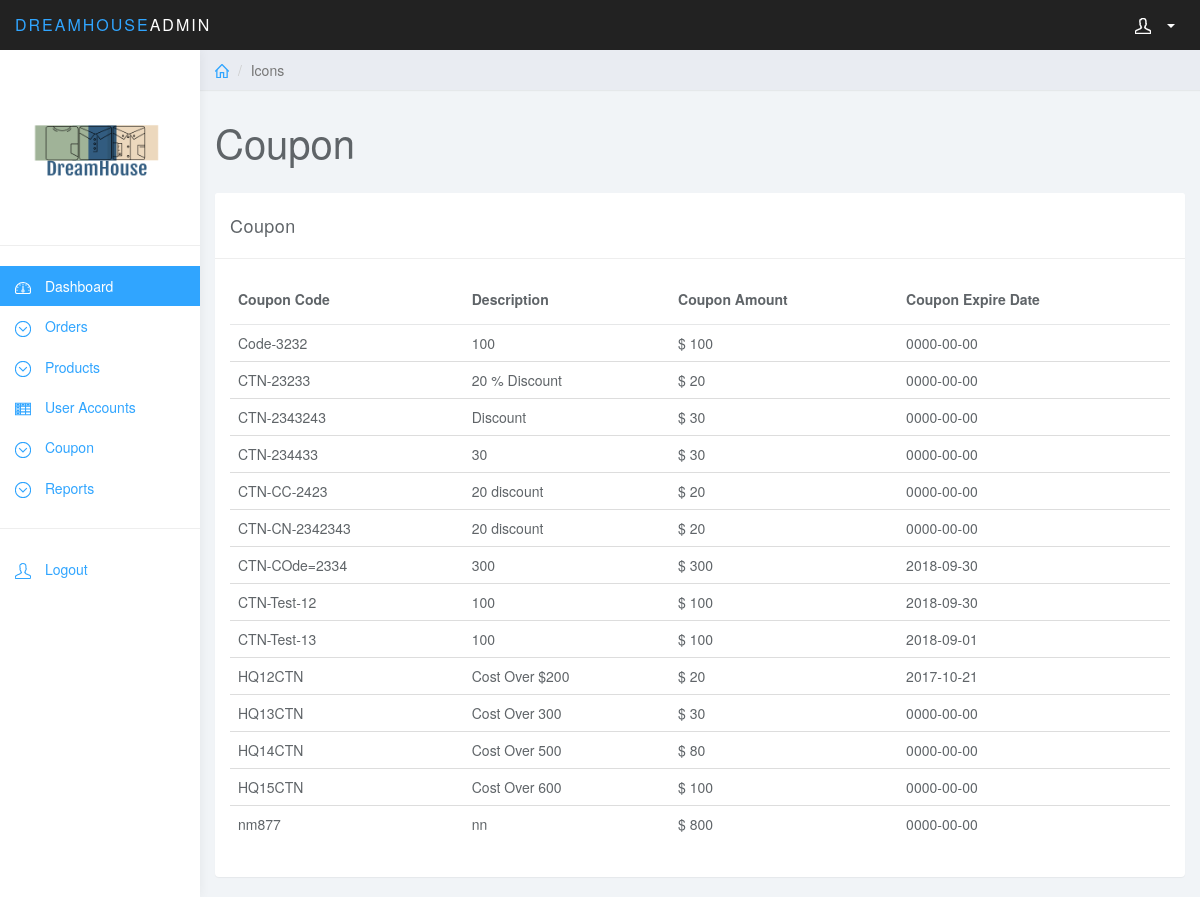
/admin/coupon.php, run on the app's committed database.
### tables this page shows
CREATE TABLE `coupon` (
  `coupon_code` varchar(255) NOT NULL,
  `description` text NOT NULL,
  `coupon_amount` int(11) NOT NULL,
  `coupon_expire_date` date NOT NULL
);

### functions.php (called while the page is built, shortened)
<?php
	function get($query,$conn){
		try{
			$stmt = $conn->prepare($query);
			$stmt->execute();
			return $stmt;
		}catch(PDOException $e){
			$e->getMessage();
		}
	}
?>

### admin/coupon.php (the view, shortened to what this page needs)
<?php
require '../functions.php';
$conn = connect();
if($conn){
	$query = 'Select * from coupon';
	$res = get($query,$conn);
}
?>
<!DOCTYPE html>
<html>
<head>
<link href="css/bootstrap.min.css" rel="stylesheet">
<link href="css/datepicker3.css" rel="stylesheet">
<link href="css/styles.css" rel="stylesheet">
</head>
<body>
	<?php include 'sidebar.php'; ?>
	<div class="col-sm-9 col-sm-offset-3 col-lg-10 col-lg-offset-2 main">
		<div class="row">
			<ol class="breadcrumb">
				<li><a href="#"><svg class="glyph stroked home"><use xlink:href="#stroked-home"></use></svg></a></li>
				<li class="active">Icons</li>
			</ol>
		</div>
		<div class="row">
			<div class="col-lg-12">
				<h1 class="page-header">Coupon</h1>
			</div>
		</div>
		<div class="row">
			<div class="col-md-12">
				<div class="panel panel-default">
					<div class="panel-heading">Coupon</div>
					<div class="panel-body">
						<table class="table">
						    <thead>
						    <tr>
						      	<th>Coupon Code</th>
						      	<th>Description</th>
						      	<th>Coupon Amount</th>
						      	<th>Coupon Expire Date</th>
						    </tr>
						    </thead>
						    <tbody>
						    	<?php while($row = $res->fetch()): ?>
						    	<tr>
						    		<td>
						    			<?= $row['coupon_code']; ?>
						    		</td>
						    		<td>
						    			<?= $row['description']; ?>
						    		</td>
						    		<td>
						    			$ <?= $row['coupon_amount']; ?>
						    		</td>
						    		<td>
						    			<?= $row['coupon_expire_date']; ?>
						    		</td>
						    	</tr>
						    <?php endwhile; ?>
						    </tbody>
						</table>
					</div>
				</div>
			</div>
		</div>
	</div>
</body>
</html>

### admin/css/styles.css (style rules this page uses)
body { background: #f1f4f7; padding-top: 50px; color: #5f6468; }
a, a:hover, a:focus { color: #30a5ff; }
h1, h2, h3, h4, h5, h6 { color: #5f6468; }
h1 { font-weight: 300; font-size: 40px; }
.panel { border: 0; }
.panel-heading { font-size: 18px; font-weight: 300; letter-spacing: 0.025em; height: 66px; line-height: 45px; }
.panel-default .panel-heading { background: #fff; border-bottom: 1px solid #eee; color: #5f6468; }
.breadcrumb { border-radius: 0; padding: 10px 15px; background: #e9ecf2; box-shadow: 0 1px 1px rgba(0, 0, 0, .05); margin: 0 ; }
h1.page-header { margin-top: 30px; border-bottom: 0; }
.table { background: #fff; }
.table>thead>tr>th { border-bottom: 1px solid #e6e7e8; vertical-align: middle; height: 50px; }
.breadcrumb .glyph { height: 14px; width: 14px; margin: -2px 0 0 0; stroke-width: 4px; }

### data on the page
coupon: coupon_code "Code-3232", description "100", coupon_amount "100", coupon_expire_date "0000-00-00"
coupon: coupon_code "CTN-23233", description "20 % Discount", coupon_amount "20", coupon_expire_date "0000-00-00"
coupon: coupon_code "CTN-2343243", description "Discount", coupon_amount "30", coupon_expire_date "0000-00-00"
coupon: coupon_code "CTN-234433", description "30", coupon_amount "30", coupon_expire_date "0000-00-00"
coupon: coupon_code "CTN-CC-2423", description "20 discount", coupon_amount "20", coupon_expire_date "0000-00-00"
coupon: coupon_code "CTN-CN-2342343", description "20 discount", coupon_amount "20", coupon_expire_date "0000-00-00"
coupon: coupon_code "CTN-COde=2334", description "300", coupon_amount "300", coupon_expire_date "2018-09-30"
coupon: coupon_code "CTN-Test-12", description "100", coupon_amount "100", coupon_expire_date "2018-09-30"
coupon: coupon_code "CTN-Test-13", description "100", coupon_amount "100", coupon_expire_date "2018-09-01"
coupon: coupon_code "HQ12CTN", description "Cost Over $200", coupon_amount "20", coupon_expire_date "2017-10-21"
coupon: coupon_code "HQ13CTN", description "Cost Over 300", coupon_amount "30", coupon_expire_date "0000-00-00"
coupon: coupon_code "HQ14CTN", description "Cost Over 500", coupon_amount "80", coupon_expire_date "0000-00-00"
coupon: coupon_code "HQ15CTN", description "Cost Over 600", coupon_amount "100", coupon_expire_date "0000-00-00"
coupon: coupon_code "nm877", description "nn", coupon_amount "800", coupon_expire_date "0000-00-00"
